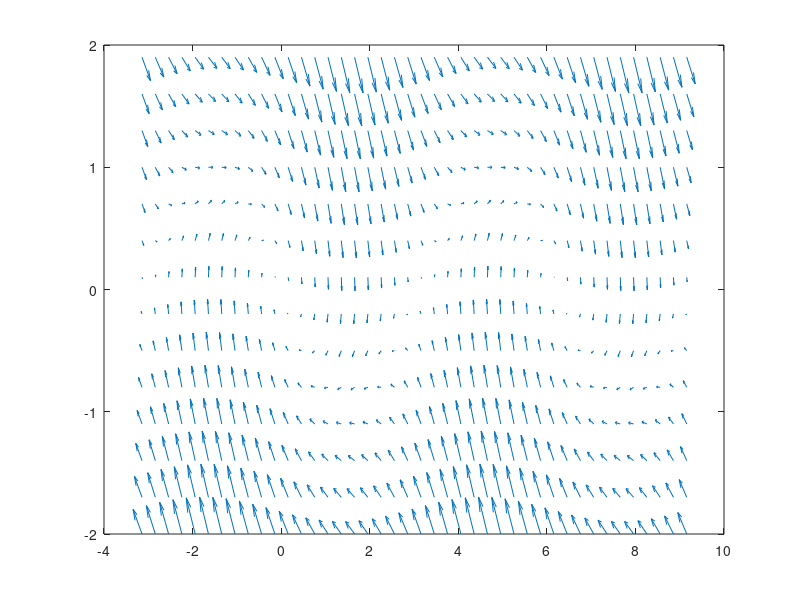

Write MATLAB code to recreate this figure.
function inga
x1=-pi:0.3:3*pi;
x2=-2:0.3:2;
k=1;

[X1,X2]= meshgrid(x1,x2);

DX1=X2;
DX2=-k.*X2-sin(X1);

quiver(X1,X2,DX1,DX2);